Frame 1 (no input): blank canvas, image omitted
Frame 60 (the mouse pressed at the canvas centre just before this capture): blank canvas, image omitted
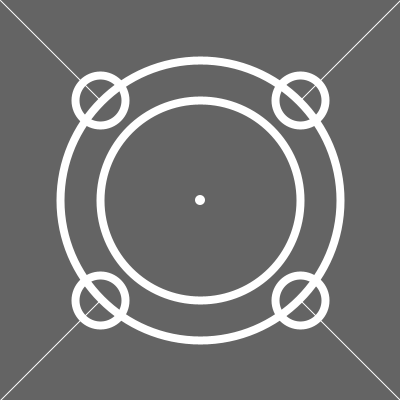
Frame 120 (the mouse held since frame 60 and released just before this capture)

The Processing sketch whose frames 1 and 60 were blank and that drew this single picture after the mouse press (run headless with seeded random() and noise(); from frame 60 on, the mouse is pressed at the canvas centre):

// Processing sketch: processing_41549
// ── processing_41549.pde

void setup() {
  size(400, 400);
  background(255);
  smooth();
}
void draw() {
  // background(200);
  noStroke();
  fill(0, 20);
  rect(0, 0, 400, 400);
  stroke(255);
  if (mousePressed) {
    background(100);
    stroke(255);
    noFill();
    ellipse(mouseX, mouseY, 280, 280);
    strokeWeight(1);
    line(width, height, mouseX+100, mouseY+100);
    line(0, 0, mouseX-100, mouseY-100);
    line(400, 0, mouseX+100, mouseY-100);
    line(0, 400, mouseX-100, mouseY+100);
    strokeWeight(8);
    ellipse(mouseX+100, mouseY+100, 50, 50);
    ellipse(mouseX-100, mouseY-100, 50, 50);
    ellipse(mouseX+100, mouseY-100, 50, 50);
    ellipse(mouseX-100, mouseY+100, 50, 50);
    noFill();
    
    ellipse(mouseX,mouseY,mouseX,mouseY);
  }
fill(255);
  noStroke();
  ellipse(mouseX, mouseY, 10, 10);
  
  }
